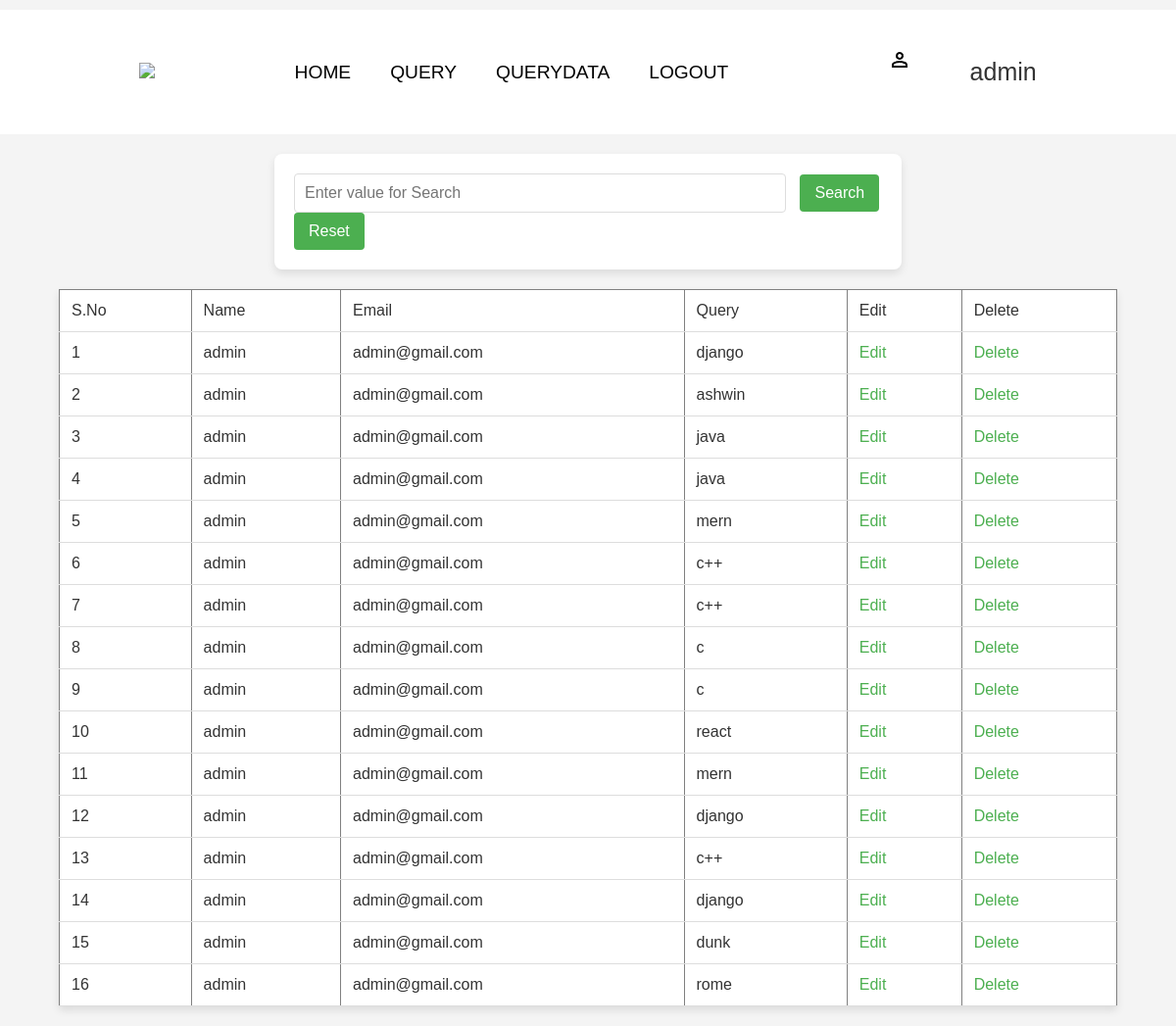
/data/1, run on the app's committed database.
### app/models.py (models this page shows)
class Consumer(models.Model):
    name = models.CharField(max_length=50)
    email = models.CharField(max_length=50)
    contact = models.IntegerField()
    dob = models.DateField()
    gender = models.CharField( max_length=50)
    password = models.CharField( max_length=50)

class Query(models.Model):
    name=models.CharField(max_length=50)
    email=models.EmailField()
    query=models.CharField(max_length=50)

### app/views.py (the view)
# urls.py: path('data/',views.register, name='data'),
def data(request,pk):
    data=Consumer.objects.get(id=pk)
    p=data.name
    q=data.email
    r=data.password
    z=data.id
    querydata = Query.objects.filter(email=q)
    data={'p':p,'q':q,'r':r,'z':z}
    return render(request,'querydata.html',{'data':data,'data2':querydata})

### app/templates/querydata.html (shortened to what this page needs)
{%extends 'base.html'%}
{% load static %}
{% block content %}
<!DOCTYPE html>
<html lang="en">
<head>
    <link rel="stylesheet" href="{% static 'css/dash.css'%}" >
</head>
<body>
    <form action="{% url 'search' pk=data.z %}" method="post">
        <input type="text" name="searching" class="searching" placeholder="Enter value for Search">
        <button>Search</button>
        <a href="{% url 'data' pk=data.z %}"><button>Reset</button></a>
    </form>
        {% if data2 %}
            <table border="1">
                <tr>
                    <td>S.No</td>
                    <td>Name</td>
                    <td>Email</td>
                    <td>Query</td>
                    <td>Edit</td>
                    <td>Delete</td>
                </tr>
                {% for i in data2 %}
                    <tr>
                        <td align='center'>{{forloop.counter}}</td>
                        <td>{{i.name}}</td>
                        <td>{{i.email}}</td>
                        <td>{{i.query}}</td>
                        <td><a href="{% url 'edit' pk=i.id %}">Edit</a></td>
                        <td><a href="{% url 'delete' pk=i.id %}">Delete</a></td>
                    </tr>
                {% endfor %}
            </table>
        {% endif %}
</body>
</html>
{% endblock content %}

### app/templates/base.html (shortened to what this page needs)
{% load static %}
<!DOCTYPE html>
<html lang="en">
<head>
    <link rel="stylesheet" href="{% static 'css/nav.css' %}">
</head>
<body>
    <header>
    {% if admindata %}
        <section class="page">
            <div class="nav">
            <ul class="nav1">
                <li><img src="https://skins.minimog.co/cdn/shop/files/ceramic_logo.png?v=1659925094&width=250"></li>
            </ul>
            <ul class="nav2">
                <li><a href="{% url "admin_email" %}">EMAIL</a></li>
                <li><a href="{% url "admin_query" %}">QUERYDATA</a></li>
                <li><a href="{% url "home" %}">LOGOUT</a></li>
            </ul>
            <ul class="nav3">
                <li><a href="{%url 'admin_data' %}"><img src="{% static "image/person_FILL0_wght400_GRAD0_opsz24.png" %}"></a></li>
                <div class="id"><li>{{admindata.name}}</li></div>
            </ul>
        </div>
        </section>
    {% else %}
    <section class="page">
        <div class="nav">
        <ul class="nav1">
            <li><img src="https://skins.minimog.co/cdn/shop/files/ceramic_logo.png?v=1659925094&width=250"></li>
        </ul>
        <ul class="nav2">
            {% if data %}
            <li><a href="{% url "home1" pk=data.z %}">HOME</a></li>
            <li><a href="{% url 'query' pk=data.z %}">QUERY</a></li>
            <li><a href="{% url 'data' pk=data.z %}">QUERYDATA</a></li>
            {% else %}
            <li><a href="{% url "home" %}">HOME</a></li>
            <li><a href="{% url "registration" %}">REGISTRATION</a></li>
            {% endif %}
            {%if data %}
            <li><a href="{% url "home" %}">LOGOUT</a></li>
            {% else %}
            <li><a class="nav-link" href="{% url "login" %}">LOGIN</a></li>
            {% endif%}
        </ul>
        <ul class="nav3">
            {% if data %}
            <li><a href="{% url "dash" pk=data.z %}"><img src="{% static "image/person_FILL0_wght400_GRAD0_opsz24.png" %}"></a></li>
            <div class="id"><li>{{data.p}}</li></div>
            {% else %}
            <li><a href="{% url "home" %}"><img src="{% static "image/person_FILL0_wght400_GRAD0_opsz24.png" %}"></a></li>
            {%endif%}
        </ul>
    </div>
    {% endif %}
</header>
    {% block content %}{% endblock content %}
</body>
</html>

### app/static/css/nav.css (style rules this page uses)
html { overflow-x: hidden; }
* { scroll-behavior: smooth; }
body { padding: 0px; margin: 0px; }
body .page { background-color: white; justify-content: center; }
.nav { position: sticky; top: 0px; background-color: white; }
.nav { display: flex; justify-content: space-evenly; align-items: center; }
.nav .nav1 { list-style: none; }
.nav .nav1 img { width: 125px; }
.nav .nav2 { display: flex; justify-content: space-evenly; list-style: none; }
.nav .nav2 li { padding: 20px; }
.nav .nav2 li a { text-decoration: none; color: black; }
.nav .nav3 { list-style: none; display: flex; justify-content: space-evenly; }
.nav .nav3 li { padding: 20px; align-items: center; }
.nav .nav3 .id { font-size: 25px; }

### app/static/css/dash.css (style rules this page uses)
body { font-family: Arial, sans-serif; margin: 0; padding: 0; background-color: #f9f9f9; color: #333; }
div { margin: 10px 20px; font-size: 1.2rem; }
body { font-family: Arial, sans-serif; margin: 0; padding: 0; background-color: #f4f4f4; color: #333; }
form { margin: 20px auto; padding: 20px; max-width: 600px; background: #fff; border-radius: 8px; box-shadow: 0 4px 8px rgba(0, 0, 0, 0.1); }
.searching { width: 80%; padding: 10px; margin-right: 10px; border: 1px solid #ddd; border-radius: 4px; font-size: 1rem; }
button { padding: 10px 15px; background-color: #4CAF50; color: #fff; border: none; border-radius: 4px; cursor: pointer; font-size: 1rem; }
table { width: 90%; margin: 20px auto; border-collapse: collapse; background: #fff; box-shadow: 0 4px 8px rgba(0, 0, 0, 0.1); }
table th, table td { padding: 12px; text-align: left; border-bottom: 1px solid #ddd; }
a { color: #4CAF50; text-decoration: none; }

### data on the page
Consumer: p "admin"
Query: name "admin", email "admin@gmail.com", query "django"
Query: name "admin", email "admin@gmail.com", query "ashwin"
Query: name "admin", email "admin@gmail.com", query "java"
Query: name "admin", email "admin@gmail.com", query "java"
Query: name "admin", email "admin@gmail.com", query "mern"
Query: name "admin", email "admin@gmail.com", query "c++"
Query: name "admin", email "admin@gmail.com", query "c++"
Query: name "admin", email "admin@gmail.com", query "c"
Query: name "admin", email "admin@gmail.com", query "c"
Query: name "admin", email "admin@gmail.com", query "react"
Query: name "admin", email "admin@gmail.com", query "mern"
Query: name "admin", email "admin@gmail.com", query "django"
Query: name "admin", email "admin@gmail.com", query "c++"
Query: name "admin", email "admin@gmail.com", query "django"
Query: name "admin", email "admin@gmail.com", query "dunk"
Query: name "admin", email "admin@gmail.com", query "rome"
